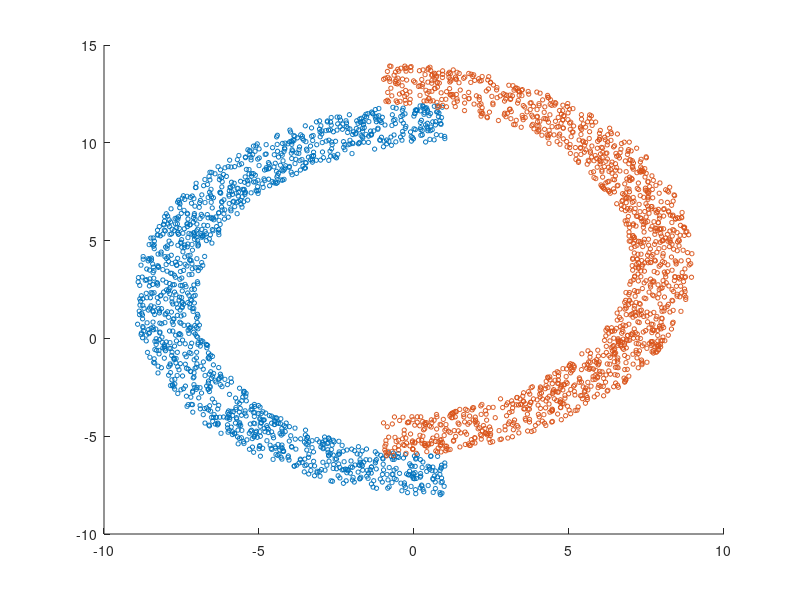

This chart was generated by the following MATLAB code: (Note: this script raises an error after producing the figure.)
function DataGeneration_3()

    C1 = [1 2];   % center of the circle
    C2 = [-1 4];
    R1 = [8 10];  % range of radii
    R2 = [8 10];
    A1 = [1 3]*pi/2; % [rad] range of allowed angles
    A2 = [-1 1]*pi/2;

    nPoints = 1400;

    urand = @(nPoints,limits)(limits(1) + rand(nPoints,1)*diff(limits));
    randomCircle = @(n,r,a)(pol2cart(urand(n,a),urand(n,r)));

    [P1x,P1y] = randomCircle(nPoints,R1,A1);
    P1x = P1x + C1(1);
    P1y = P1y + C1(2);

    [P2x,P2y] = randomCircle(nPoints,R2,A2);
    P2x = P2x + C2(1);
    P2y = P2y + C2(2);

    h = figure();
    h1 = scatter(P1x,P1y,10,'r.'); hold on;
    h2 = scatter(P2x,P2y,10,'g.'); hold on;
    legend([h1 h2],'Cluster 1','Cluster 2','Location','NW')
    axis square
    saveas(h,'Data_3.png');
    cluster1 = [P1x,P1y];
    cluster2 = [P2x,P2y];

    cluster1 = [cluster1 zeros(size(cluster1,1),1)];
    cluster1(:,3) = 1 ;

    cluster2 = [cluster2 zeros(size(cluster2,1),1)];
    cluster2(:,3) = 0 ;


    %70-30 data split
    idx = randperm(size(cluster1,1));
    train_cluster1 = cluster1(idx(1:700),:);
    test_cluster1 = cluster1(idx(701:end),:);
    train_cluster2 = cluster2(idx(1:700),:);
    test_cluster2 = cluster2(idx(701:end),:);

    train_data = [train_cluster1;train_cluster2];
    test_data = [test_cluster1;test_cluster2];

    csvwrite('trainData_3.csv',train_data)
    csvwrite('testData_3.csv',test_data)

end